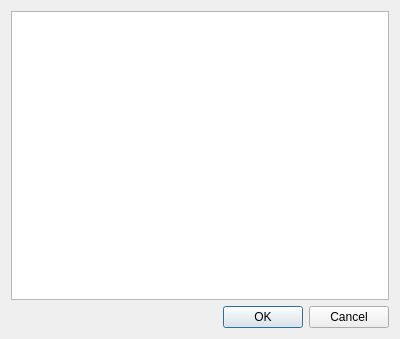
<?xml version="1.0" encoding="UTF-8"?>
<ui version="4.0">
 <class>Dialog</class>
 <widget class="QDialog" name="Dialog">
  <property name="geometry">
   <rect>
    <x>0</x>
    <y>0</y>
    <width>400</width>
    <height>339</height>
   </rect>
  </property>
  <property name="windowTitle">
   <string>选择想看的剧集</string>
  </property>
  <layout class="QVBoxLayout" name="verticalLayout">
   <item>
    <widget class="QListView" name="listView"/>
   </item>
   <item>
    <widget class="QDialogButtonBox" name="buttonBox">
     <property name="orientation">
      <enum>Qt::Horizontal</enum>
     </property>
     <property name="standardButtons">
      <set>QDialogButtonBox::Cancel|QDialogButtonBox::Ok</set>
     </property>
    </widget>
   </item>
  </layout>
 </widget>
 <resources/>
 <connections>
  <connection>
   <sender>buttonBox</sender>
   <signal>accepted()</signal>
   <receiver>Dialog</receiver>
   <slot>accept()</slot>
   <hints>
    <hint type="sourcelabel">
     <x>248</x>
     <y>254</y>
    </hint>
    <hint type="destinationlabel">
     <x>157</x>
     <y>274</y>
    </hint>
   </hints>
  </connection>
  <connection>
   <sender>buttonBox</sender>
   <signal>rejected()</signal>
   <receiver>Dialog</receiver>
   <slot>reject()</slot>
   <hints>
    <hint type="sourcelabel">
     <x>316</x>
     <y>260</y>
    </hint>
    <hint type="destinationlabel">
     <x>286</x>
     <y>274</y>
    </hint>
   </hints>
  </connection>
 </connections>
</ui>
